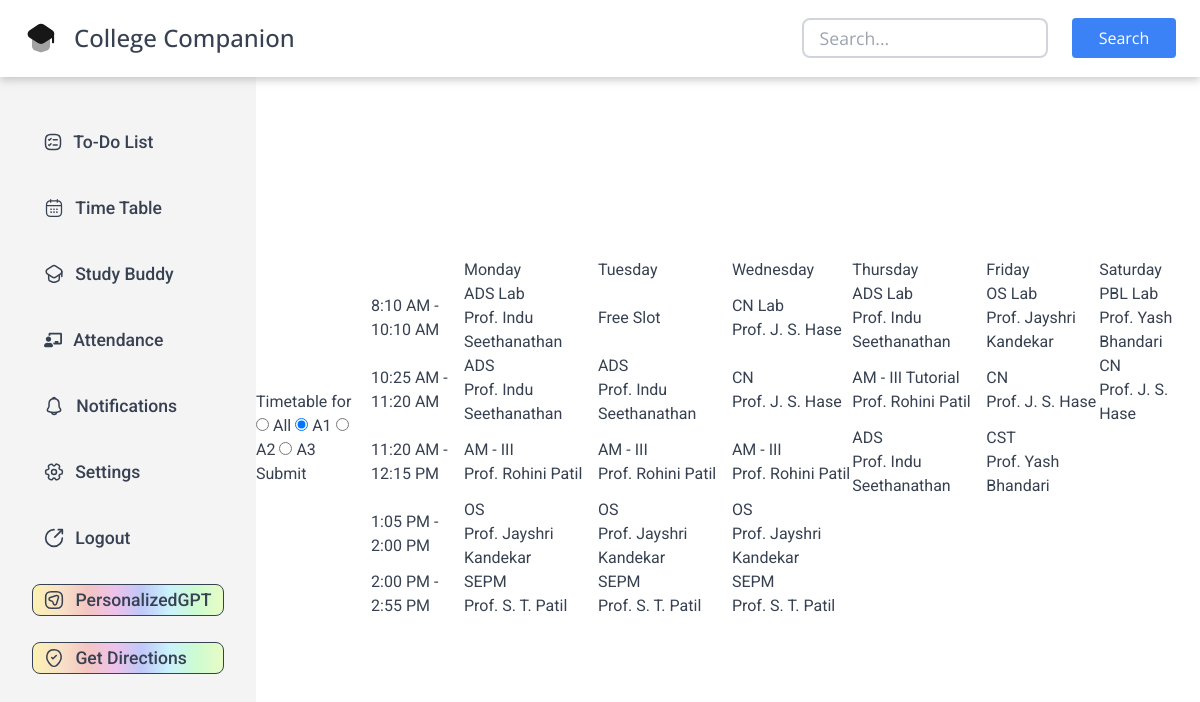
Screenshot of /timetable (signed in) with the database file from the repository.
### tables this page shows
CREATE TABLE "timetable"(
  "id" TEXT,
  "day" TEXT,
  "time_slot" TEXT,
  "subject" TEXT,
  "faculty" TEXT,
  "batch" TEXT,
  "branch" TEXT
);

CREATE TABLE "faculty"(
  "id" TEXT,
  "name" TEXT,
  "email" TEXT,
  "subject" TEXT,
  "branch" TEXT
);

### app.py (the view)
@app.route("/timetable")
@login_required
def timetable():
    student_id = session['user_id']
    student_branch = db.execute(
        "SELECT branch FROM students WHERE id = ?", student_id)[0]['branch']
    roll_no = db.execute("SELECT roll_no FROM students WHERE id = ?", student_id)[
                         0]['roll_no']
    batch = None
    if (roll_no < 27):
        batch = 'a1'
    elif (roll_no > 26 and roll_no < 53):
        batch = 'a2'
    elif (roll_no > 52 and roll_no < 78):
        batch = 'a3'
    time_table = db.execute(
        "SELECT day, time_slot, subject, faculty FROM timetable WHERE (branch = ?) AND ((batch = ?) OR (batch = ?))", student_branch, batch, 'all')
    faculty_data = db.execute(
        "SELECT id, name FROM faculty WHERE branch = ?", student_branch
    )
    faculty_names = {}
    for item in faculty_data:
        faculty_names[item['id']] = item['name']
    pp = pprint.PrettyPrinter(indent=4)
    pp.pprint(faculty_names)
    pp.pprint(time_table)
    return render_template("timetable.html", batch=batch, time_table = time_table, faculty_names = faculty_names)

### app.py (called while the page is built)
@app.after_request
def add_header(response):
    response.headers["Cache-Control"] = "no-cache, no-store, must-revalidate"
    response.headers["Pragma"] = "no-cache"
    response.headers["Expires"] = "0"
    return response

### helpers.py (called while the page is built)
def login_required(f):
    @wraps(f)
    def decorated_function(*args, **kwargs):
        if session.get("user_id") is None:
            return redirect("/login")
        return f(*args, **kwargs)
    return decorated_function

### templates/timetable.html (shortened to what this page needs)
{% extends "layout.html" %}
{% block main %}
<form action="/timetable_batch" method="post">
    <fieldset>
        <legend>Timetable for</legend>
        <div>
            <input type="radio" id="option1" name="batch" value="all" {% if batch==NONE %} checked {% endif %} />
            <label for="option1">All</label>
            <input type="radio" id="option2" name="batch" value="a1" {% if batch=='a1' %} checked {% endif %} />
            <label for="option2">A1</label>
            <input type="radio" id="option3" name="batch" value="a2" {% if batch=='a2' %} checked {% endif %} />
            <label for="option3">A2</label>
            <input type="radio" id="option4" name="batch" value="a3" {% if batch=='a3' %} checked {% endif %} />
            <label for="option4">A3</label>
        </div>
        <div>
            <button type="submit">Submit</button>
        </div>
    </fieldset>
</form>
<table>
    <td>&nbsp;</td>
    <td>Monday</td>
    <td>Tuesday</td>
    <td>Wednesday</td>
    <td>Thursday</td>
    <td>Friday</td>
    <td>Saturday</td>
    {% for time_slot in ['8:10 AM - 10:10 AM', '10:25 AM - 11:20 AM', '11:20 AM - 12:15 PM', '1:05 PM - 2:00 PM', '2:00 PM - 2:55 PM'] %}
    <tr>
        <td>{{ time_slot }}</td>
        {% for day in ['Monday', 'Tuesday', 'Wednesday', 'Thursday', 'Friday', 'Saturday'] %}
        {% for item in time_table %}
        {% if item.time_slot == time_slot and item.day == day %}
        <td>{{ item.subject }} <br> {{ faculty_names[item.faculty] }}</td>
        {% endif %}
        {% endfor %}
        {% endfor %}
    </tr>
    {% endfor %}
</table>
{% endblock %}

### static/todo.css (style rules this page uses)
* { padding: 0; margin: 0; color:#374151; }

### static/styles.css (style rules this page uses)
* { margin: 0; padding: 0; border: border-box; }

### rows the page displays
timetable: subject "ADS Lab", faculty.name "Prof. Indu Seethanathan"
timetable: subject "Free Slot"
timetable: subject "CN Lab", faculty.name "Prof. J. S. Hase"
timetable: subject "ADS Lab", faculty.name "Prof. Indu Seethanathan"
timetable: subject "OS Lab", faculty.name "Prof. Jayshri Kandekar"
timetable: subject "PBL Lab", faculty.name "Prof. Yash Bhandari"
timetable: subject "ADS", faculty.name "Prof. Indu Seethanathan"
timetable: subject "ADS", faculty.name "Prof. Indu Seethanathan"
timetable: subject "CN", faculty.name "Prof. J. S. Hase"
timetable: subject "AM - III Tutorial", faculty.name "Prof. Rohini Patil"
timetable: subject "CN", faculty.name "Prof. J. S. Hase"
timetable: subject "CN", faculty.name "Prof. J. S. Hase"
timetable: subject "AM - III", faculty.name "Prof. Rohini Patil"
timetable: subject "AM - III", faculty.name "Prof. Rohini Patil"
timetable: subject "AM - III", faculty.name "Prof. Rohini Patil"
timetable: subject "ADS", faculty.name "Prof. Indu Seethanathan"
timetable: subject "CST", faculty.name "Prof. Yash Bhandari"
timetable: subject "OS", faculty.name "Prof. Jayshri Kandekar"
timetable: subject "OS", faculty.name "Prof. Jayshri Kandekar"
timetable: subject "OS", faculty.name "Prof. Jayshri Kandekar"
timetable: subject "SEPM", faculty.name "Prof. S. T. Patil"
timetable: subject "SEPM", faculty.name "Prof. S. T. Patil"
timetable: subject "SEPM", faculty.name "Prof. S. T. Patil"

### other values shown
{{ time_slot }} "8:10 AM - 10:10 AM" "10:25 AM - 11:20 AM" "11:20 AM - 12:15 PM" "1:05 PM - 2:00 PM" "2:00 PM - 2:55 PM"
